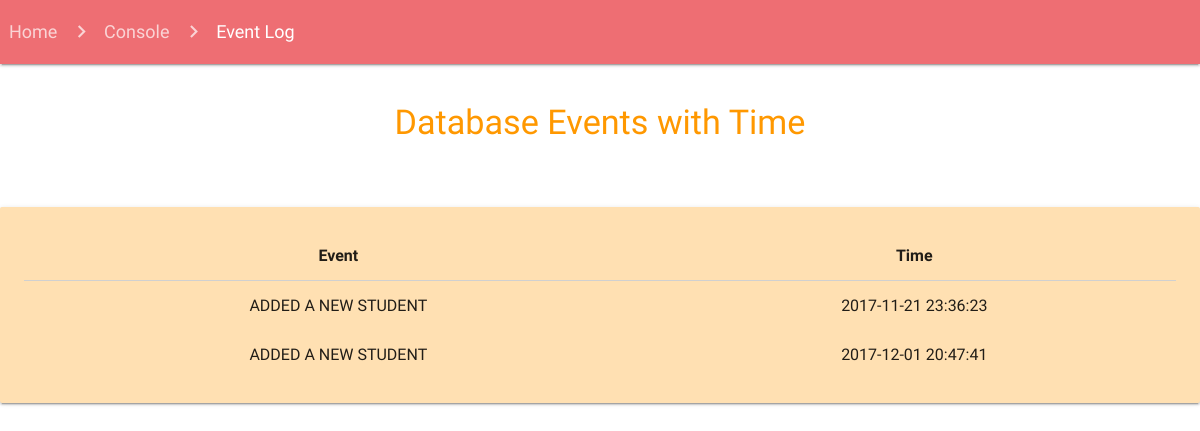
/Site/Blackboards/eventlog.php, run on an earlier commit of the app's database.
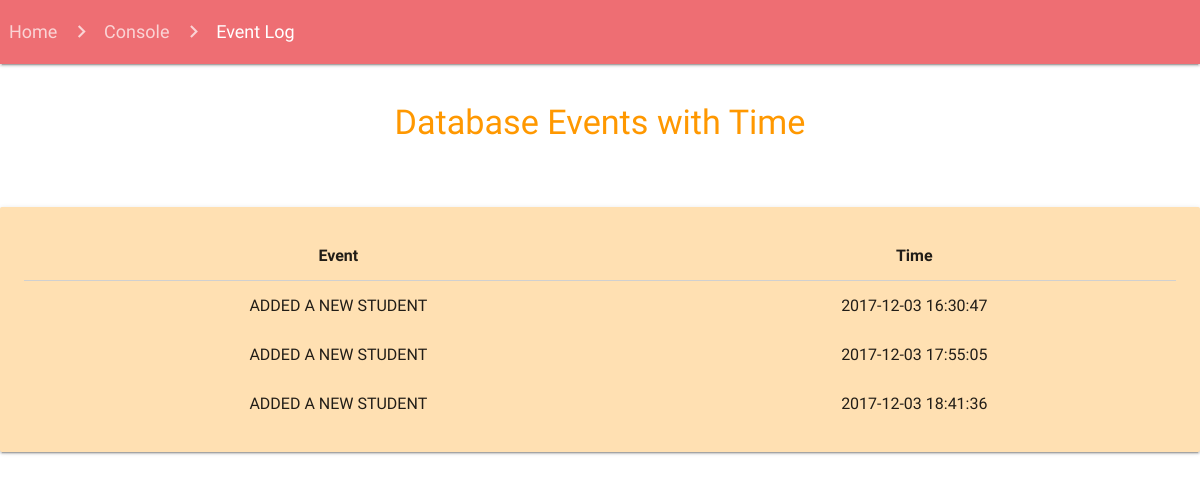
And on a later commit of the database.
### tables this page shows
CREATE TABLE `EVENT_LOG` (
  `EVENT` varchar(50) NOT NULL,
  `MADE_BY` varchar(50) NOT NULL,
  `TIME` datetime NOT NULL,
  `REMARKS` varchar(30) NOT NULL
);

### Site/Blackboards/eventlog.php (the view, shortened to what this page needs)
<html>
<body>
  <head>
    <link href="../css/materialize.css" type="text/css" rel="stylesheet" media="screen,projection"/>
    <link href="../css/style.css" type="text/css" rel="stylesheet" media="screen,projection"/>
  </head>
  <nav>
      <div class="nav-wrapper">
        <div class="col s12">
          <a href="../index.php" class="breadcrumb">&nbsp Home</a>
          <a href="../console.php" class="breadcrumb">Console</a>
          <a href="#!" class="breadcrumb">Event Log</a>
        </div>
      </div>
    </nav>
<br>
<div class="container">
<center><h4 class="orange-text"> Database Events with Time </h4></center>
<br><br>
</div>
<?php
$con = mysqli_connect("localhost","chandanshastri","321654","COLLEGE");
echo "<div class=\"card-panel orange lighten-4\">";
$sql = "SELECT * from EVENT_LOG";
$result = $con->query($sql);
if ($result->num_rows > 0) {
    echo "<table border=\"0\" class=\"centered\"><tbody><thead><tr>
    <th>Event</th>
    <th>Time</th>
  </tr></thead>";
    while($row = $result->fetch_assoc()) {
        echo "<tr><td>".$row["EVENT"]."</td><td>". $row["TIME"]."</td></tr>";
    }
    echo "</tbody></table>";
} else {
    echo "<b><center>Event Log has been recently cleared.</center></b>";
}
echo "</div>";
?>
</body>
</html>

What changed in the data, as far as the page shows it:
removed event_log: EVENT "ADDED A NEW STUDENT", TIME "2017-11-21 23:36:23"
removed event_log: EVENT "ADDED A NEW STUDENT", TIME "2017-12-01 20:47:41"
added event_log: EVENT "ADDED A NEW STUDENT", TIME "2017-12-03 16:30:47"
added event_log: EVENT "ADDED A NEW STUDENT", TIME "2017-12-03 17:55:05"
added event_log: EVENT "ADDED A NEW STUDENT", TIME "2017-12-03 18:41:36"
